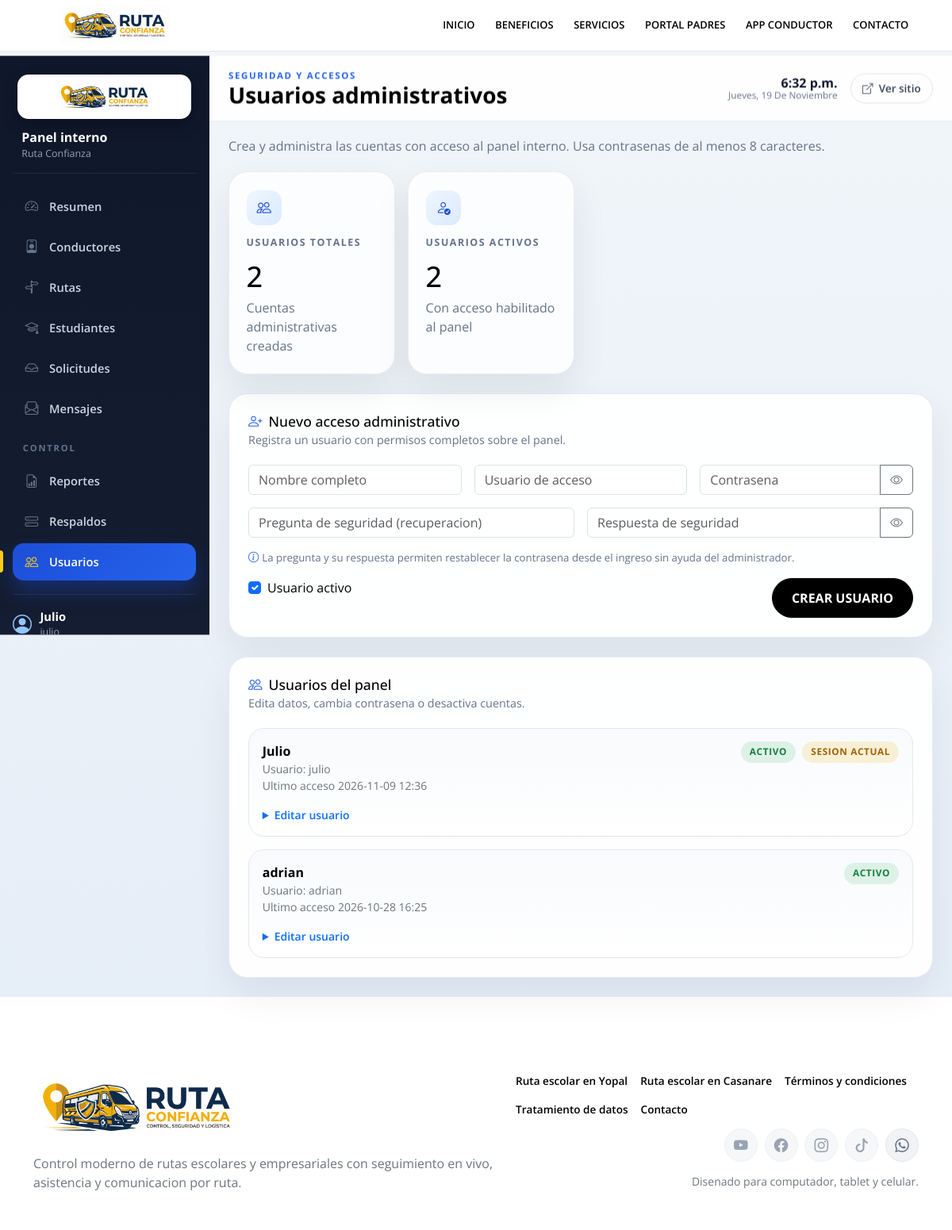
/admin/usuarios (signed in), run on an earlier commit of the app's database.
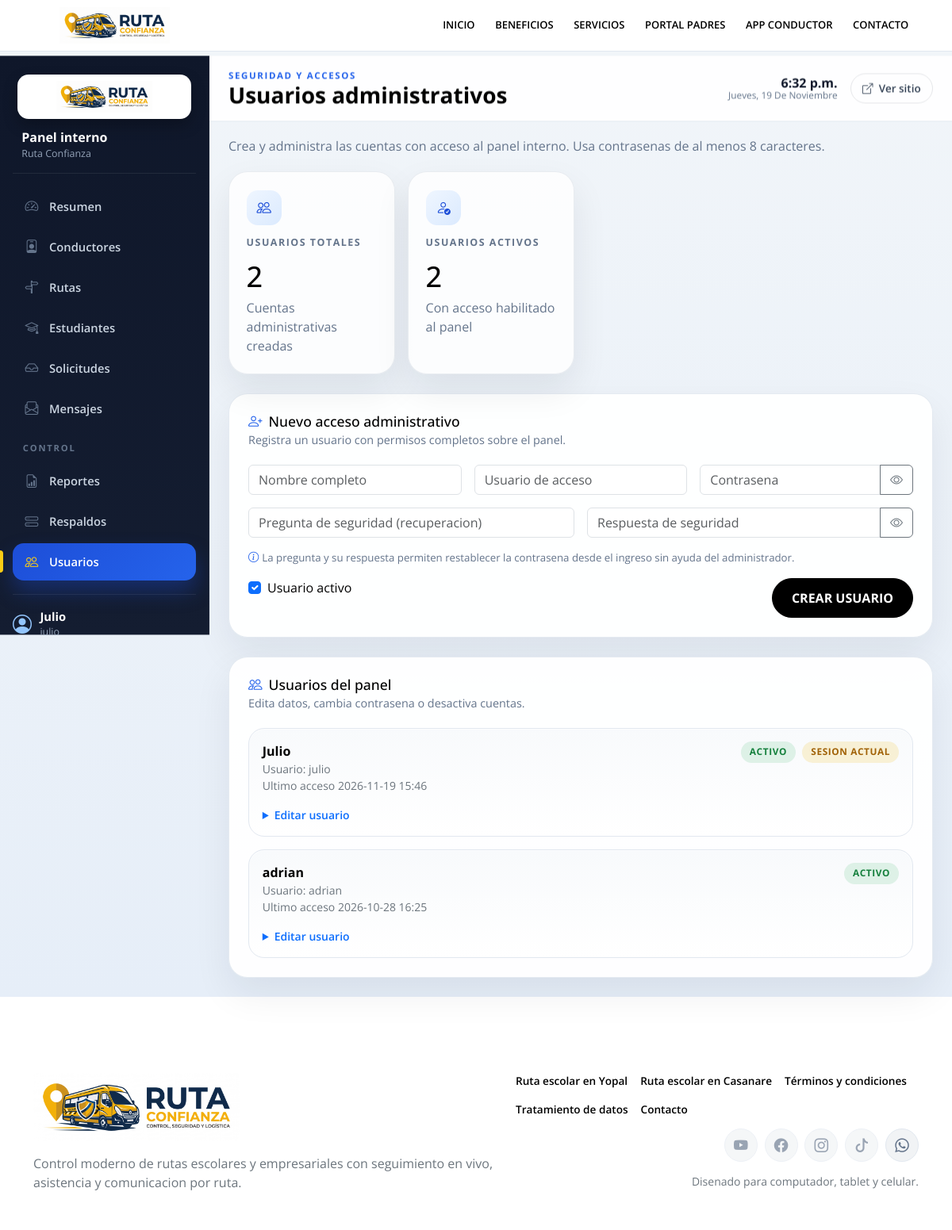
And on a later commit of the database.
### app/models.py (models this page shows)
class TimestampMixin:
    created_at = db.Column(db.DateTime, nullable=False, default=datetime.utcnow)
    updated_at = db.Column(db.DateTime, nullable=False, default=datetime.utcnow, onupdate=datetime.utcnow)

class AdminUser(TimestampMixin, db.Model):
    __tablename__ = "admin_users"
    id = db.Column(db.Integer, primary_key=True)
    username = db.Column(db.String(80), unique=True, nullable=False, index=True)
    nombre = db.Column(db.String(120), nullable=False)
    password_hash = db.Column(db.String(255), nullable=False)
    activo = db.Column(db.Boolean, nullable=False, default=True)
    ultimo_acceso_en = db.Column(db.DateTime, nullable=True)
    pregunta_seguridad = db.Column(db.String(180), nullable=True)
    respuesta_seguridad_hash = db.Column(db.String(255), nullable=True)
    @property
    def nombre_mostrar(self):
        return self.nombre or self.username
    @property
    def tiene_recuperacion(self):
        return bool(self.pregunta_seguridad and self.respuesta_seguridad_hash)

### app/admin/routes.py (the view)
@admin_bp.route("/usuarios")
def usuarios():
    admin_actual = _admin_actual()
    return render_template(
        "admin/usuarios.html",
        seccion="usuarios",
        admin_actual=admin_actual,
        admin_users=AdminUser.query.order_by(AdminUser.nombre.asc(), AdminUser.username.asc()).all(),
    )

### app/__init__.py (called while the page is built, shortened)
def _register_csrf(app):
    @app.before_request
    def _asegurar_csrf_token():
        if not session.get("csrf_token"):
            session["csrf_token"] = secrets.token_urlsafe(32)
    @app.before_request
    def _validar_csrf_token():
        if request.method not in CSRF_METODOS_PROTEGIDOS:
            return None
    @app.context_processor
    def _inyectar_csrf():
        return {"csrf_token": session.get("csrf_token", "")}

def _seo_base_url(app):
    configured = (app.config.get("SITE_URL") or "").strip().rstrip("/")
    if configured:
        return configured
    return request.url_root.rstrip("/")

def _register_template_globals(app):
    from app.services.security import PREGUNTAS_SUGERIDAS
    @app.context_processor
    def inject_security_questions():
        return {"preguntas_seguridad": PREGUNTAS_SUGERIDAS}
    @app.context_processor
    def inject_site_base_url():
        return {"site_base_url": _seo_base_url(app)}

### app/templates/admin/usuarios.html (shortened to what the changed rows need)
{% extends "admin/base_admin.html" %}
{% block admin_title %}Usuarios administrativos{% endblock %}
{% block admin_content %}
<div class="row g-3 mb-4">
    <div class="col-sm-6 col-xl-3">
        <div class="metric-card h-100">
            <h2>{{ admin_users|length }}</h2>
        </div>
    </div>
    <div class="col-sm-6 col-xl-3">
        <div class="metric-card h-100">
            <h2>{{ admin_users|selectattr("activo")|list|length }}</h2>
        </div>
    </div>
</div>
<div class="admin-panel">
    <div class="admin-panel__heading">
        <div>
            <h2><i class="bi bi-person-plus me-2"></i>Nuevo acceso administrativo</h2>
        </div>
    </div>
</div>
<div class="admin-panel">
    <div class="admin-panel__heading">
        <div>
            <h2><i class="bi bi-people me-2"></i>Usuarios del panel</h2>
        </div>
    </div>
    <div class="d-grid gap-3">
        {% for usuario in admin_users %}
        <div class="attendance-item">
            <div class="d-flex flex-column flex-lg-row justify-content-between gap-3">
                <div>
                    <strong>{{ usuario.nombre_mostrar }}</strong>
                    <div class="small text-secondary">Usuario: {{ usuario.username }}</div>
                    <div class="small text-secondary">
                        {% if usuario.ultimo_acceso_en %}Ultimo acceso {{ usuario.ultimo_acceso_en.strftime("%Y-%m-%d %H:%M") }}{% else %}Sin accesos registrados{% endif %}
                    </div>
                </div>
                <div class="d-flex flex-wrap gap-2 align-items-start">
                    <span class="status-pill {% if usuario.activo %}status-pill--ok{% else %}status-pill--off{% endif %}">
                        {{ "Activo" if usuario.activo else "Inactivo" }}
                    </span>
                    {% if admin_actual and admin_actual.id == usuario.id %}
                    <span class="status-pill status-pill--warn">Sesion actual</span>
                    {% endif %}
                </div>
            </div>
            <details class="mt-3">
                <summary class="small fw-semibold text-primary" style="cursor: pointer;">Editar usuario</summary>
            </details>
        </div>
        {% else %}
        <div class="empty-state">
            <h3 class="h6">Sin usuarios administrativos</h3>
            <p class="text-secondary mb-0">Crea al menos un usuario para acceder al panel.</p>
        </div>
        {% endfor %}
    </div>
</div>
{% endblock %}

### app/templates/admin/base_admin.html (shortened to what this page needs)
{% extends "base.html" %}
{% block content %}
<div class="admin-shell">
    <aside class="admin-sidebar" id="adminSidebar">
        <a class="admin-sidebar__brand" href="{{ url_for('admin_bp.dashboard') }}">
            <span class="admin-sidebar__logo">
                <img src="{{ url_for('static', filename=config.BRAND_LOGO) }}" alt="{{ config.APP_NAME }}">
            </span>
            <span class="admin-sidebar__brand-text">
                <strong>Panel interno</strong>
                <small>{{ config.COMPANY_NAME }}</small>
            </span>
        </a>
        <nav class="admin-nav">
            <a class="admin-nav__link {% if seccion == 'resumen' %}is-active{% endif %}" href="{{ url_for('admin_bp.dashboard') }}">
                <i class="bi bi-speedometer2"></i><span>Resumen</span>
            </a>
            <a class="admin-nav__link {% if seccion == 'conductores' %}is-active{% endif %}" href="{{ url_for('admin_bp.conductores') }}">
                <i class="bi bi-person-badge"></i><span>Conductores</span>
            </a>
            <a class="admin-nav__link {% if seccion == 'rutas' %}is-active{% endif %}" href="{{ url_for('admin_bp.rutas') }}">
                <i class="bi bi-signpost-split"></i><span>Rutas</span>
            </a>
            <a class="admin-nav__link {% if seccion == 'estudiantes' %}is-active{% endif %}" href="{{ url_for('admin_bp.estudiantes') }}">
                <i class="bi bi-mortarboard"></i><span>Estudiantes</span>
            </a>
            <a class="admin-nav__link {% if seccion == 'solicitudes' %}is-active{% endif %}" href="{{ url_for('admin_bp.solicitudes') }}">
                <i class="bi bi-inbox"></i><span>Solicitudes</span>
            </a>
            <a class="admin-nav__link {% if seccion == 'mensajes' %}is-active{% endif %}" href="{{ url_for('admin_bp.mensajes') }}">
                <i class="bi bi-envelope-paper"></i><span>Mensajes</span>
            </a>
            <span class="admin-nav__separator">Control</span>
            <a class="admin-nav__link {% if seccion == 'reportes' %}is-active{% endif %}" href="{{ url_for('admin_bp.reportes') }}">
                <i class="bi bi-file-earmark-bar-graph"></i><span>Reportes</span>
            </a>
            <a class="admin-nav__link {% if seccion == 'respaldos' %}is-active{% endif %}" href="{{ url_for('admin_bp.respaldos') }}">
                <i class="bi bi-hdd-stack"></i><span>Respaldos</span>
            </a>
            <a class="admin-nav__link {% if seccion == 'usuarios' %}is-active{% endif %}" href="{{ url_for('admin_bp.usuarios') }}">
                <i class="bi bi-people"></i><span>Usuarios</span>
            </a>
        </nav>
        <div class="admin-sidebar__footer">
            <div class="admin-sidebar__user">
                <i class="bi bi-person-circle"></i>
                <div>
                    <strong>{{ admin_actual.nombre_mostrar }}</strong>
                    <small>{{ admin_actual.username }}</small>
                </div>
            </div>
        </div>
    </aside>
    <div class="admin-main">
        <header class="admin-topbar">
            <div class="admin-topbar__heading">
                <span class="admin-topbar__eyebrow">{% block admin_eyebrow %}Panel administrativo{% endblock %}</span>
                <h1 class="admin-topbar__title">{% block admin_title %}Panel administrativo{% endblock %}</h1>
            </div>
            <div class="admin-topbar__meta">
                <span class="admin-clock" id="adminClock" title="Hora actual">--:--</span>
                <span class="admin-date" id="adminDate"></span>
            </div>
            <a class="admin-topbar__link" href="{{ url_for('comercial_bp.home') }}" target="_blank" rel="noopener">
                <i class="bi bi-box-arrow-up-right"></i><span>Ver sitio</span>
            </a>
        </header>
        <div class="admin-content">
            {% block admin_content %}{% endblock %}
        </div>
    </div>
</div>
{% endblock %}

What changed in the data, as far as the page shows it:
changed AdminUser "Julio": ultimo_acceso_en "2026-11-09 12:36" → "2026-11-19 15:46"
